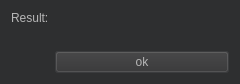
<?xml version="1.0" encoding="UTF-8"?>
<ui version="4.0">
 <class>SearchResult</class>
 <widget class="QDialog" name="SearchResult">
  <property name="geometry">
   <rect>
    <x>0</x>
    <y>0</y>
    <width>240</width>
    <height>60</height>
   </rect>
  </property>
  <property name="windowTitle">
   <string>Dialog</string>
  </property>
  <property name="styleSheet">
   <string notr="true">background-color: rgb(46, 47, 48);</string>
  </property>
  <layout class="QFormLayout" name="formLayout">
   <item row="0" column="0">
    <widget class="QLabel" name="label">
     <property name="styleSheet">
      <string notr="true">
font: 10pt &quot;Constantia&quot;;
color: rgb(182, 182, 182);
</string>
     </property>
     <property name="text">
      <string>Result:</string>
     </property>
    </widget>
   </item>
   <item row="1" column="0">
    <widget class="QLabel" name="result_label">
     <property name="styleSheet">
      <string notr="true">
font: 10pt &quot;Constantia&quot;;
color: rgb(182, 182, 182);
</string>
     </property>
     <property name="text">
      <string>&lt;result text&gt;</string>
     </property>
    </widget>
   </item>
   <item row="2" column="1">
    <widget class="QPushButton" name="pushButton">
     <property name="styleSheet">
      <string notr="true">background-color: rgb(50, 50, 50);
selection-background-color: rgb(74, 75, 77);
font: 10pt &quot;Constantia&quot;;
font-color: rgb(193, 195, 196);
color: rgb(182, 182, 182);</string>
     </property>
     <property name="text">
      <string>ok</string>
     </property>
    </widget>
   </item>
  </layout>
 </widget>
 <resources/>
 <connections>
  <connection>
   <sender>pushButton</sender>
   <signal>clicked(bool)</signal>
   <receiver>SearchResult</receiver>
   <slot>close()</slot>
   <hints>
    <hint type="sourcelabel">
     <x>149</x>
     <y>46</y>
    </hint>
    <hint type="destinationlabel">
     <x>119</x>
     <y>29</y>
    </hint>
   </hints>
  </connection>
 </connections>
</ui>
